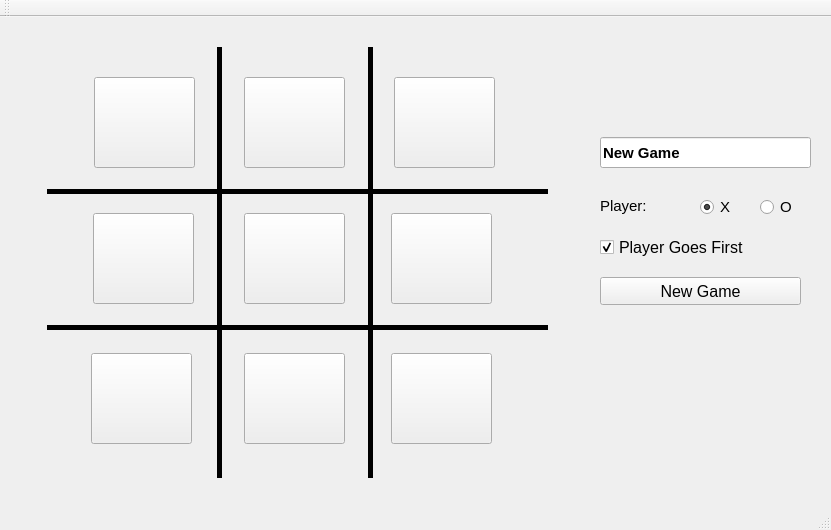
<?xml version="1.0" encoding="UTF-8"?>
<ui version="4.0">
 <class>MainWindow</class>
 <widget class="QMainWindow" name="MainWindow">
  <property name="geometry">
   <rect>
    <x>0</x>
    <y>0</y>
    <width>831</width>
    <height>530</height>
   </rect>
  </property>
  <property name="windowTitle">
   <string>MainWindow</string>
  </property>
  <property name="toolTip">
   <string/>
  </property>
  <widget class="QWidget" name="centralWidget">
   <widget class="QPushButton" name="pushButton_1">
    <property name="geometry">
     <rect>
      <x>94</x>
      <y>60</y>
      <width>101</width>
      <height>91</height>
     </rect>
    </property>
    <property name="font">
     <font>
      <pointsize>56</pointsize>
     </font>
    </property>
    <property name="text">
     <string/>
    </property>
   </widget>
   <widget class="QPushButton" name="pushButton_2">
    <property name="geometry">
     <rect>
      <x>244</x>
      <y>60</y>
      <width>101</width>
      <height>91</height>
     </rect>
    </property>
    <property name="font">
     <font>
      <pointsize>56</pointsize>
     </font>
    </property>
    <property name="text">
     <string/>
    </property>
   </widget>
   <widget class="QPushButton" name="pushButton_3">
    <property name="geometry">
     <rect>
      <x>394</x>
      <y>60</y>
      <width>101</width>
      <height>91</height>
     </rect>
    </property>
    <property name="font">
     <font>
      <pointsize>56</pointsize>
     </font>
    </property>
    <property name="text">
     <string/>
    </property>
   </widget>
   <widget class="QPushButton" name="pushButton_4">
    <property name="geometry">
     <rect>
      <x>93</x>
      <y>196</y>
      <width>101</width>
      <height>91</height>
     </rect>
    </property>
    <property name="font">
     <font>
      <pointsize>56</pointsize>
     </font>
    </property>
    <property name="text">
     <string/>
    </property>
   </widget>
   <widget class="QPushButton" name="pushButton_5">
    <property name="geometry">
     <rect>
      <x>244</x>
      <y>196</y>
      <width>101</width>
      <height>91</height>
     </rect>
    </property>
    <property name="font">
     <font>
      <pointsize>56</pointsize>
     </font>
    </property>
    <property name="text">
     <string/>
    </property>
   </widget>
   <widget class="QPushButton" name="pushButton_6">
    <property name="geometry">
     <rect>
      <x>391</x>
      <y>196</y>
      <width>101</width>
      <height>91</height>
     </rect>
    </property>
    <property name="font">
     <font>
      <pointsize>56</pointsize>
     </font>
    </property>
    <property name="text">
     <string/>
    </property>
   </widget>
   <widget class="QPushButton" name="pushButton_7">
    <property name="geometry">
     <rect>
      <x>91</x>
      <y>336</y>
      <width>101</width>
      <height>91</height>
     </rect>
    </property>
    <property name="font">
     <font>
      <pointsize>56</pointsize>
     </font>
    </property>
    <property name="text">
     <string/>
    </property>
   </widget>
   <widget class="QPushButton" name="pushButton_8">
    <property name="geometry">
     <rect>
      <x>244</x>
      <y>336</y>
      <width>101</width>
      <height>91</height>
     </rect>
    </property>
    <property name="font">
     <font>
      <pointsize>56</pointsize>
     </font>
    </property>
    <property name="text">
     <string/>
    </property>
   </widget>
   <widget class="QPushButton" name="pushButton_9">
    <property name="geometry">
     <rect>
      <x>391</x>
      <y>336</y>
      <width>101</width>
      <height>91</height>
     </rect>
    </property>
    <property name="font">
     <font>
      <pointsize>56</pointsize>
     </font>
    </property>
    <property name="text">
     <string/>
    </property>
   </widget>
   <widget class="Line" name="line">
    <property name="geometry">
     <rect>
      <x>47</x>
      <y>164</y>
      <width>501</width>
      <height>20</height>
     </rect>
    </property>
    <property name="frameShadow">
     <enum>QFrame::Plain</enum>
    </property>
    <property name="lineWidth">
     <number>5</number>
    </property>
    <property name="orientation">
     <enum>Qt::Horizontal</enum>
    </property>
   </widget>
   <widget class="Line" name="line_2">
    <property name="geometry">
     <rect>
      <x>47</x>
      <y>300</y>
      <width>501</width>
      <height>20</height>
     </rect>
    </property>
    <property name="frameShadow">
     <enum>QFrame::Plain</enum>
    </property>
    <property name="lineWidth">
     <number>5</number>
    </property>
    <property name="orientation">
     <enum>Qt::Horizontal</enum>
    </property>
   </widget>
   <widget class="Line" name="line_3">
    <property name="geometry">
     <rect>
      <x>209</x>
      <y>30</y>
      <width>20</width>
      <height>431</height>
     </rect>
    </property>
    <property name="frameShadow">
     <enum>QFrame::Plain</enum>
    </property>
    <property name="lineWidth">
     <number>5</number>
    </property>
    <property name="orientation">
     <enum>Qt::Vertical</enum>
    </property>
   </widget>
   <widget class="Line" name="line_4">
    <property name="geometry">
     <rect>
      <x>360</x>
      <y>30</y>
      <width>20</width>
      <height>431</height>
     </rect>
    </property>
    <property name="frameShadow">
     <enum>QFrame::Plain</enum>
    </property>
    <property name="lineWidth">
     <number>5</number>
    </property>
    <property name="orientation">
     <enum>Qt::Vertical</enum>
    </property>
   </widget>
   <widget class="QRadioButton" name="radio_X">
    <property name="geometry">
     <rect>
      <x>700</x>
      <y>180</y>
      <width>51</width>
      <height>20</height>
     </rect>
    </property>
    <property name="font">
     <font>
      <pointsize>11</pointsize>
     </font>
    </property>
    <property name="text">
     <string>X</string>
    </property>
    <property name="checked">
     <bool>true</bool>
    </property>
   </widget>
   <widget class="QRadioButton" name="radio_O">
    <property name="geometry">
     <rect>
      <x>760</x>
      <y>180</y>
      <width>51</width>
      <height>20</height>
     </rect>
    </property>
    <property name="font">
     <font>
      <pointsize>11</pointsize>
     </font>
    </property>
    <property name="text">
     <string>O</string>
    </property>
   </widget>
   <widget class="QLabel" name="label">
    <property name="geometry">
     <rect>
      <x>600</x>
      <y>173</y>
      <width>61</width>
      <height>31</height>
     </rect>
    </property>
    <property name="font">
     <font>
      <pointsize>11</pointsize>
     </font>
    </property>
    <property name="text">
     <string>Player:</string>
    </property>
   </widget>
   <widget class="QCheckBox" name="checkPlayerFirst">
    <property name="geometry">
     <rect>
      <x>600</x>
      <y>220</y>
      <width>201</width>
      <height>20</height>
     </rect>
    </property>
    <property name="font">
     <font>
      <pointsize>12</pointsize>
     </font>
    </property>
    <property name="toolTip">
     <string>Changing automatically starts a new game.</string>
    </property>
    <property name="text">
     <string>Player Goes First</string>
    </property>
    <property name="checked">
     <bool>true</bool>
    </property>
   </widget>
   <widget class="QPushButton" name="pushNewGame">
    <property name="geometry">
     <rect>
      <x>600</x>
      <y>260</y>
      <width>201</width>
      <height>28</height>
     </rect>
    </property>
    <property name="font">
     <font>
      <pointsize>12</pointsize>
     </font>
    </property>
    <property name="text">
     <string>New Game</string>
    </property>
   </widget>
   <widget class="QLineEdit" name="lineGameStatus">
    <property name="geometry">
     <rect>
      <x>600</x>
      <y>120</y>
      <width>211</width>
      <height>31</height>
     </rect>
    </property>
    <property name="font">
     <font>
      <pointsize>11</pointsize>
      <weight>75</weight>
      <bold>true</bold>
     </font>
    </property>
    <property name="mouseTracking">
     <bool>false</bool>
    </property>
    <property name="acceptDrops">
     <bool>false</bool>
    </property>
    <property name="text">
     <string>New Game</string>
    </property>
    <property name="readOnly">
     <bool>true</bool>
    </property>
   </widget>
  </widget>
  <widget class="QMenuBar" name="menuBar">
   <property name="geometry">
    <rect>
     <x>0</x>
     <y>0</y>
     <width>831</width>
     <height>26</height>
    </rect>
   </property>
  </widget>
  <widget class="QToolBar" name="mainToolBar">
   <attribute name="toolBarArea">
    <enum>TopToolBarArea</enum>
   </attribute>
   <attribute name="toolBarBreak">
    <bool>false</bool>
   </attribute>
  </widget>
  <widget class="QStatusBar" name="statusBar"/>
 </widget>
 <layoutdefault spacing="6" margin="11"/>
 <resources/>
 <connections/>
</ui>
